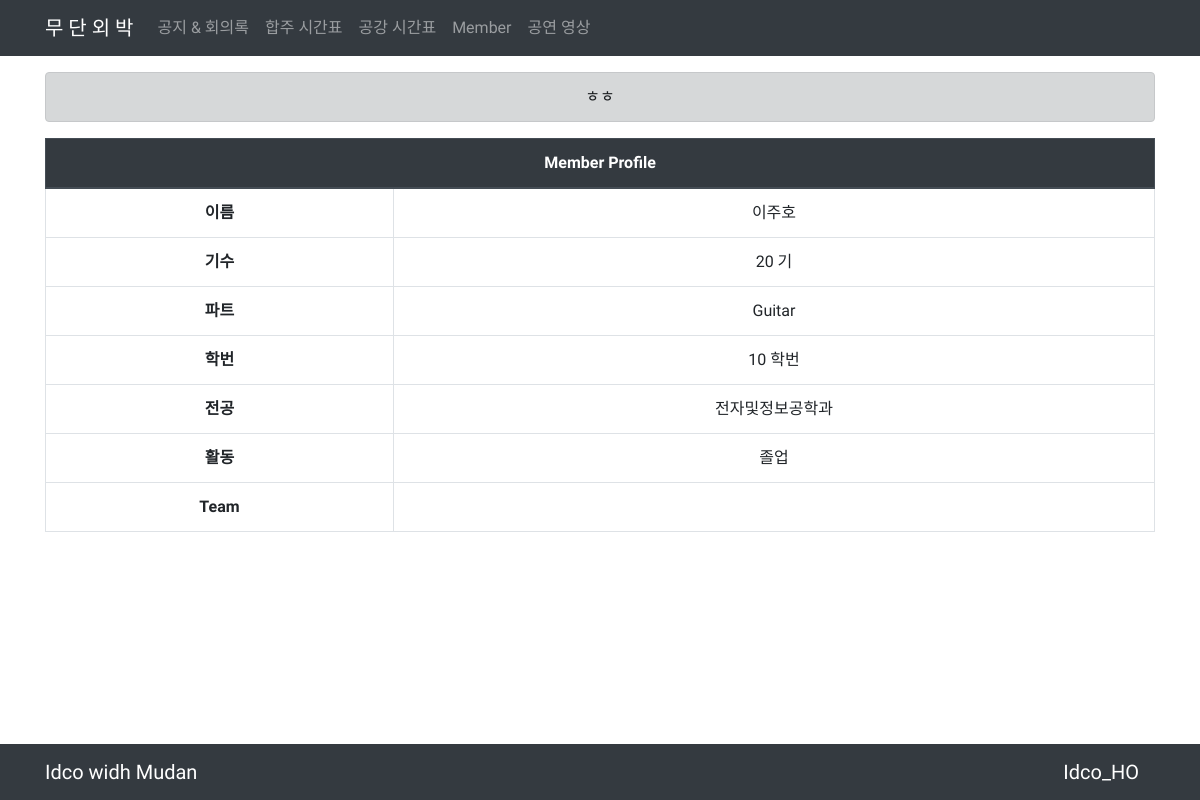
Before: /members/1/detail/ with the older database file.
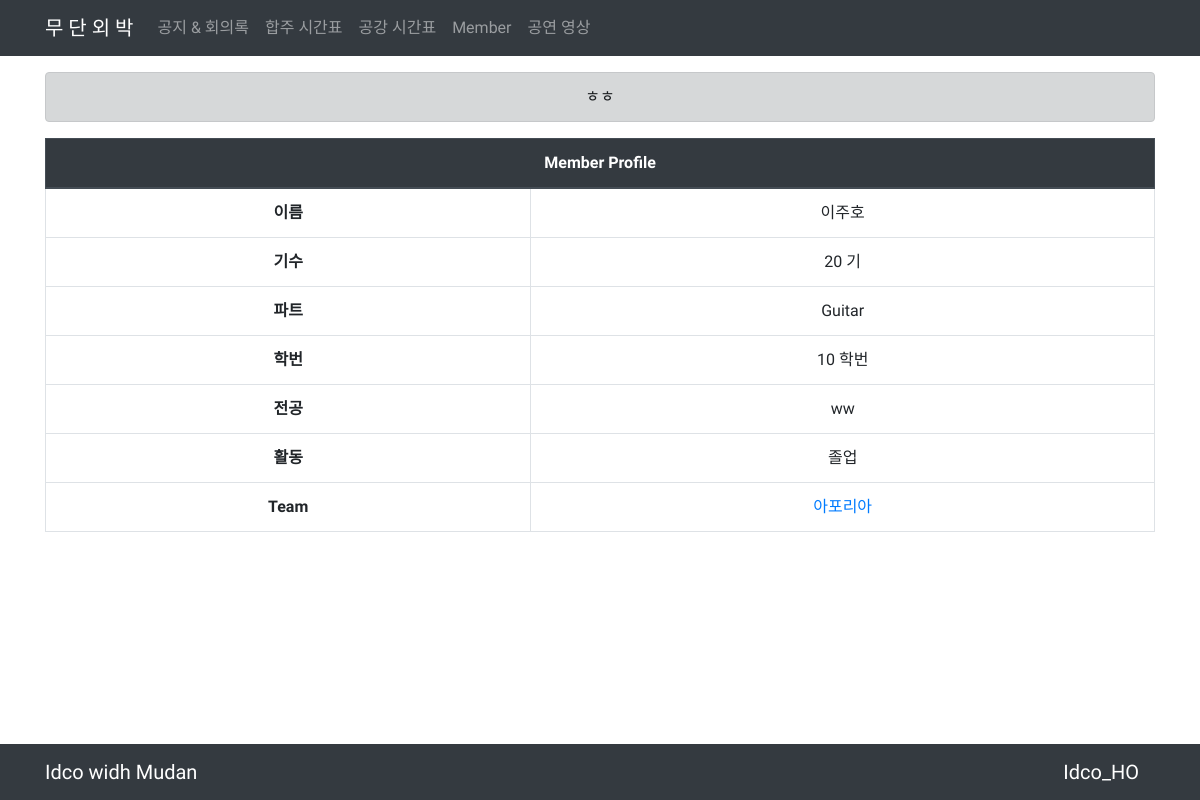
After: the same page with the newer database file.
### members/models.py (models this page shows, shortened)
class Member(models.Model):
    name = models.CharField(max_length=10)
    part = models.ForeignKey(Part, on_delete=models.CASCADE)
    mudanNo = models.ForeignKey(MudanNo, on_delete=models.CASCADE)
    univNo = models.ForeignKey(UniveNo, on_delete=models.CASCADE)
    major = models.ForeignKey(Major, on_delete=models.CASCADE)
    alive = models.ForeignKey(Alive, on_delete=models.CASCADE)

class Major(models.Model):
    title = models.CharField(max_length=20)

class MudanNo(models.Model):
    num = models.IntegerField()

class Part(models.Model):
    name = models.CharField(max_length=10)
    short = models.CharField(max_length=5)

class UniveNo(models.Model):
    num = models.IntegerField()

class Alive(models.Model):
    content = models.CharField(max_length=5)

### videos/models.py (models this page shows, shortened)
class Team(models.Model):
    name = models.CharField(max_length=10)
    team_members = models.ManyToManyField(Member, related_name='member_videoteam', blank=True)

### members/views.py (the view)
# urls.py: path('<int:member_pk>/detail/', views.detail, name='detail')
def detail(request, member_pk):
    onenotice = get_object_or_404(Onenotice, pk=1)
    member = get_object_or_404(Member, pk=member_pk)
    context = {'member':member, 'onenotice':onenotice}
    return render(request, 'members/detail.html', context)

### members/templates/members/detail.html
{% extends 'base.html' %}
{% block body %}
<div class="container">
    <table class="table table-hover table-bordered text-center mt-2">
        <thead class="thead-dark">
            <tr>
            <th scope="col" colspan="4">Member Profile</th>
            </tr>
        </thead>
        <tbody>
            <tr>
                <th scope="row">이름</th>
                <td>{{ member.name }}</td>
            </tr>
            <tr>
                <th scope="row">기수</th>
                <td>{{ member.mudanNo.num }} 기</td>
            </tr>
            <tr>
                <th scope="row">파트</th>
                <td>{{ member.part.name }}</td>
            </tr>
            <tr>
                <th scope="row">학번</th>
                <td>{{ member.univNo.num }} 학번</td>
            </tr>
            <tr>
                <th scope="row">전공</th>
                <td>{{ member.major.title }}</td>
            </tr>
            <tr>
                <th scope="row">활동</th>
                <td>{{ member.alive.content }}</td>
            </tr>
            <tr>
                <th scope="row">Team</th>
                <td>{% for team in member.member_videoteam.all %}<a href="{% url 'videos:detail' team.pk %}">{{team.name}}</a><br>{% endfor %}</td>
            </tr>
        </tbody>
    </table>
</div>
{% endblock %}

Changed rows visible on the page:
changed through a linked row, Member "이주호": major "전자및정보공학과" → "ww"
added Team: name "아포리아"
